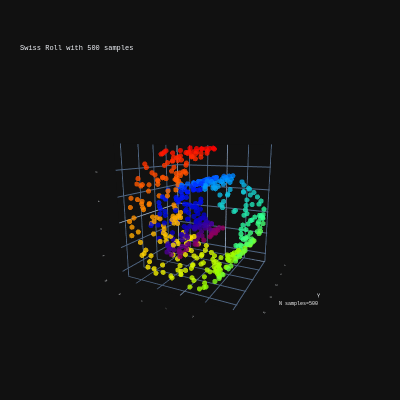

Notebook code for this chart:
### Code cell
importlib.reload(utils)
swiss_roll_500 = SwissRoll.generate(500, 0.0)
swiss_roll_500.plot(width=400, height=400, title="Swiss Roll with 500 samples")

### Figure 1 — Plotly figure (JSON) as saved in the notebook; plotly's stock layout.template omitted (floating-point values rounded to 4 significant figures; data arrays with more than 128 entries replaced by an {"elided": "..."} marker saying what was removed)
{"data": [{"marker": {"color": {"elided": "500 float values"}, "colorscale": [[0, "rgb(150,0,90)"], [0.125, "rgb(0,0,200)"], [0.25, "rgb(0,25,255)"], [0.375, "rgb(0,152,255)"], [0.5, "rgb(44,255,150)"], [0.625, "rgb(151,255,0)"], [0.75, "rgb(255,234,0)"], [0.875, "rgb(255,111,0)"], [1, "rgb(255,0,0)"]], "opacity": 0.8, "size": 3}, "mode": "markers", "scene": "scene", "type": "scatter3d", "x": {"elided": "500 float values"}, "y": {"elided": "500 float values"}, "z": {"elided": "500 float values"}}], "layout": {"annotations": [{"font": {"color": "white"}, "showarrow": false, "text": "N samples=500", "x": 1, "xref": "paper", "y": 0.05, "yref": "paper"}], "font": {"family": "Courier New, monospace", "size": 5}, "height": 400, "scene": {"camera": {"eye": {"x": -1, "y": 2, "z": 0.5}}, "domain": {"x": [0, 1], "y": [0, 1]}, "xaxis": {"title": {"text": "X"}}, "yaxis": {"title": {"text": "Y"}}, "zaxis": {"title": {"text": "Z"}}}, "title": {"text": "Swiss Roll with 500 samples"}, "width": 400}}
